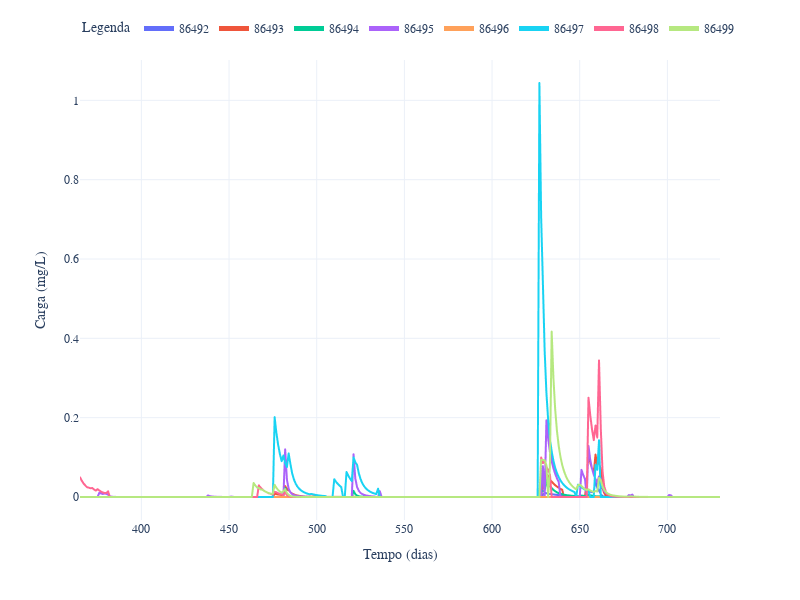

Notebook code cell kept with this figure:
### Markdown cell above
Polutograma (mg/L) DBO

### Code cell
fig = df_WoC[365:].plot()
fig.update_layout(
    xaxis_title='Tempo (dias)',
    yaxis_title='Carga (mg/L)',
    legend_title='Legenda',
    legend=dict(y=1.1, orientation='h', itemsizing='constant'),
    font_family='CMU Serif',
    font=dict(size=12),
    width=800,
    height=600
)
fig.show()

### Figure 1 — Plotly figure (JSON) as saved in the notebook; plotly's stock layout.template omitted (floating-point values rounded to 4 significant figures; data arrays with more than 128 entries replaced by an {"elided": "..."} marker saying what was removed)
{"data": [{"hovertemplate": "variable=86492<br>index=%{x}<br>value=%{y}<extra></extra>", "legendgroup": "86492", "line": {"color": "#636efa", "dash": "solid"}, "marker": {"symbol": "circle"}, "mode": "lines", "name": "86492", "showlegend": true, "type": "scattergl", "x": {"elided": "366 int values"}, "xaxis": "x", "y": {"elided": "366 float values"}, "yaxis": "y"}, {"hovertemplate": "variable=86493<br>index=%{x}<br>value=%{y}<extra></extra>", "legendgroup": "86493", "line": {"color": "#EF553B", "dash": "solid"}, "marker": {"symbol": "circle"}, "mode": "lines", "name": "86493", "showlegend": true, "type": "scattergl", "x": {"elided": "366 int values"}, "xaxis": "x", "y": {"elided": "366 float values"}, "yaxis": "y"}, {"hovertemplate": "variable=86494<br>index=%{x}<br>value=%{y}<extra></extra>", "legendgroup": "86494", "line": {"color": "#00cc96", "dash": "solid"}, "marker": {"symbol": "circle"}, "mode": "lines", "name": "86494", "showlegend": true, "type": "scattergl", "x": {"elided": "366 int values"}, "xaxis": "x", "y": {"elided": "366 float values"}, "yaxis": "y"}, {"hovertemplate": "variable=86495<br>index=%{x}<br>value=%{y}<extra></extra>", "legendgroup": "86495", "line": {"color": "#ab63fa", "dash": "solid"}, "marker": {"symbol": "circle"}, "mode": "lines", "name": "86495", "showlegend": true, "type": "scattergl", "x": {"elided": "366 int values"}, "xaxis": "x", "y": {"elided": "366 float values"}, "yaxis": "y"}, {"hovertemplate": "variable=86496<br>index=%{x}<br>value=%{y}<extra></extra>", "legendgroup": "86496", "line": {"color": "#FFA15A", "dash": "solid"}, "marker": {"symbol": "circle"}, "mode": "lines", "name": "86496", "showlegend": true, "type": "scattergl", "x": {"elided": "366 int values"}, "xaxis": "x", "y": {"elided": "366 int values"}, "yaxis": "y"}, {"hovertemplate": "variable=86497<br>index=%{x}<br>value=%{y}<extra></extra>", "legendgroup": "86497", "line": {"color": "#19d3f3", "dash": "solid"}, "marker": {"symbol": "circle"}, "mode": "lines", "name": "86497", "showlegend": true, "type": "scattergl", "x": {"elided": "366 int values"}, "xaxis": "x", "y": {"elided": "366 float values"}, "yaxis": "y"}, {"hovertemplate": "variable=86498<br>index=%{x}<br>value=%{y}<extra></extra>", "legendgroup": "86498", "line": {"color": "#FF6692", "dash": "solid"}, "marker": {"symbol": "circle"}, "mode": "lines", "name": "86498", "showlegend": true, "type": "scattergl", "x": {"elided": "366 int values"}, "xaxis": "x", "y": {"elided": "366 float values"}, "yaxis": "y"}, {"hovertemplate": "variable=86499<br>index=%{x}<br>value=%{y}<extra></extra>", "legendgroup": "86499", "line": {"color": "#B6E880", "dash": "solid"}, "marker": {"symbol": "circle"}, "mode": "lines", "name": "86499", "showlegend": true, "type": "scattergl", "x": {"elided": "366 int values"}, "xaxis": "x", "y": {"elided": "366 float values"}, "yaxis": "y"}], "layout": {"font": {"family": "CMU Serif", "size": 12}, "height": 600, "legend": {"itemsizing": "constant", "orientation": "h", "title": {"text": "Legenda"}, "tracegroupgap": 0, "y": 1.1}, "margin": {"t": 60}, "width": 800, "xaxis": {"anchor": "y", "domain": [0, 1], "title": {"text": "Tempo (dias)"}}, "yaxis": {"anchor": "x", "domain": [0, 1], "title": {"text": "Carga (mg/L)"}}}}
